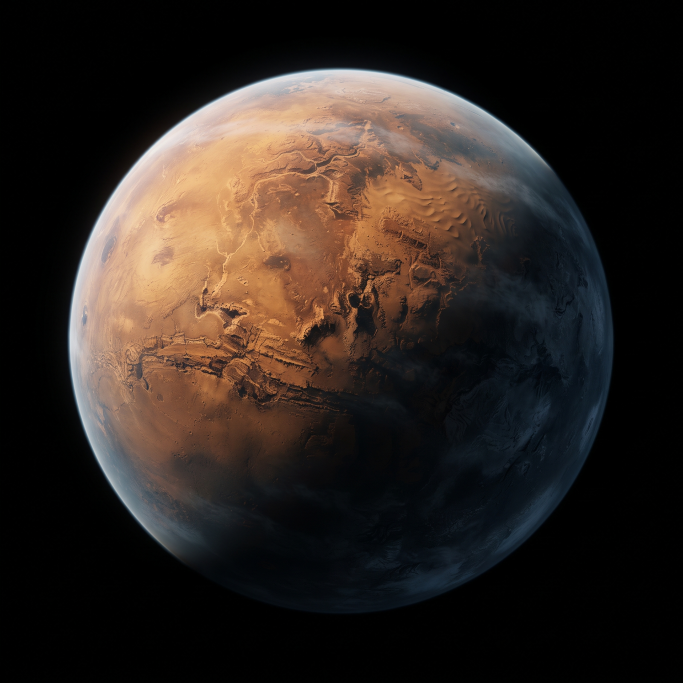
#> input picture docs/Paralax/Cuerpos Planetarios.jpg, 2048 x 2048 px, found by its file name (shown at 1/3 size)
$ python process_parallax_assets.py
#> lines starting #> are read from the running program, lines starting #| are printed output that depends on the picture; after the words box and inside, x2 and y2 are one past the last pixel; in counts of white or black regions, pixels touching at a corner belong together
"""
Script de procesamiento de assets de fondo espacial según especificación TDD.
Utiliza enmascaramiento de silueta sólida exterior (OpenCV) para garantizar que:
- Los interiores de planetas, estaciones y asteroides sean 100% opacos (bloqueando la luz de fondos brillantes).
- Solo el vacío exterior sea transparente, con antialiasing perimetral suave.
- Las nebulosas se conviertan en texturas continuas (seamless).
"""

import os
import sys
import cv2
import numpy as np
from PIL import Image

SOURCE_DIR = r"docs\Paralax"
TARGET_DIR = r"assets\environments\parallax_space"


def extract_solid_silhouette_rgba(
    source_file: str,
    output_file: str,
    threshold: int = 4,
    closing_kernel_size: int = 11,
    min_contour_area: int = 400,
    blur_kernel_size: int = 5,
    blur_sigma: float = 1.5,
    erode_pixels: int = 1
) -> None:
#> called with source_file = 'docs\\Paralax/Cuerpos Planetarios.jpg', threshold = 4, closing_kernel_size = 15, min_contour_area = 20000, blur_kernel_size = 5, blur_sigma = 1.5, erode_pixels = 2
    pil_img = Image.open(source_file).convert("RGB")
#> pil_img is the input picture: PIL image 2048x2048 RGB; mean R, G, B 47.3, 38.6, 33.5
    rgb = np.array(pil_img, dtype=np.uint8)
    gray = cv2.cvtColor(rgb, cv2.COLOR_RGB2GRAY)
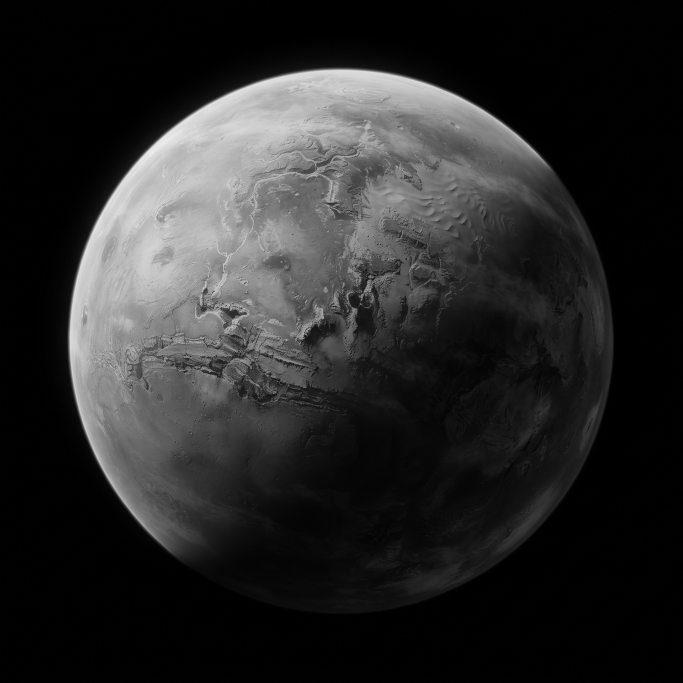
#> gray: shape (2048, 2048) (shown at 1/3 size); min 0, max 238, mean 40.6

    # 1. Umbralización para separar el fondo negro del objeto
    _, thresh = cv2.threshold(gray, threshold, 255, cv2.THRESH_BINARY)
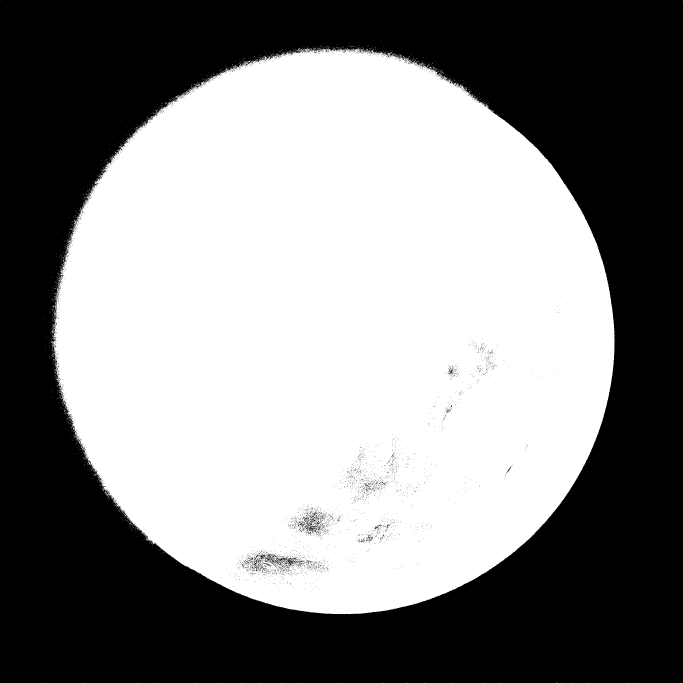
#> thresh: shape (2048, 2048) (shown at 1/3 size); 52.6% white; 4202 black regions (4166 under 20 px), largest, box (x1, y1, x2, y2) and area: (0, 0, 2048, 2048) 1977197, (794, 1660, 895, 1700) 988, (908, 1546, 961, 1602) 608

    # 2. Cierre morfológico para unir zonas oscuras/sombras interiores con el cuerpo principal
    kernel = cv2.getStructuringElement(cv2.MORPH_ELLIPSE, (closing_kernel_size, closing_kernel_size))
    closed = cv2.morphologyEx(thresh, cv2.MORPH_CLOSE, kernel)
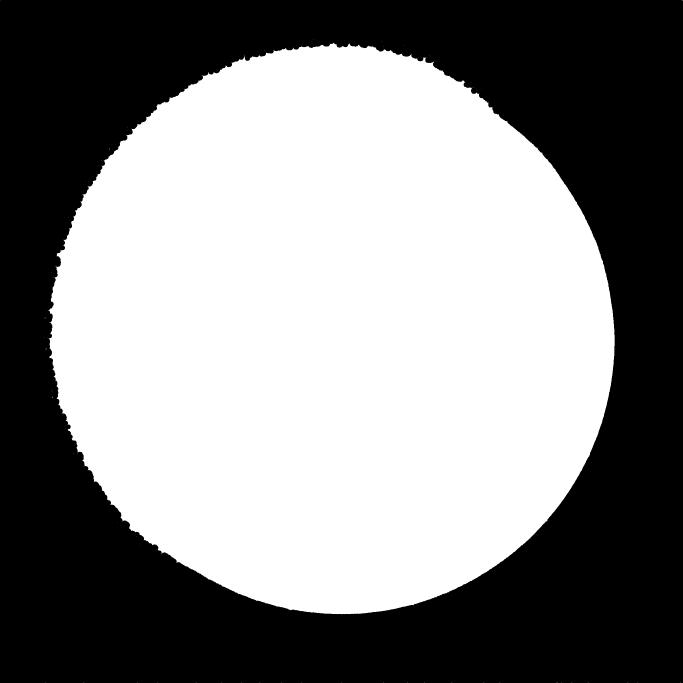
#> closed: shape (2048, 2048) (shown at 1/3 size); 53.5% white; 1 black region

    # 3. Detección de contornos exteriores
    contours, _ = cv2.findContours(closed, cv2.RETR_EXTERNAL, cv2.CHAIN_APPROX_SIMPLE)
#> contours = 66 contours, 65 with area under 20; largest, box (x1, y1, x2, y2) and area: (144, 128, 1844, 1843) 2241916
    valid_contours = [c for c in contours if cv2.contourArea(c) >= min_contour_area]
#> valid_contours = 1 contour; box (x1, y1, x2, y2) and area: (144, 128, 1844, 1843) 2241916

    # 4. Máscara sólida: Todo el interior del contorno se rellena con opacidad total (255)
    mask = np.zeros_like(gray)
    cv2.drawContours(mask, valid_contours, -1, 255, -1)
#> mask: shape (2048, 2048); 53.5% white; 1 black region, box (x1, y1, x2, y2) and area: (0, 0, 2048, 2048) 1949622

    # 5. Defringing perimétrico: erosión submétrica para podar el halo negro residual de compresión JPEG
    if erode_pixels > 0:
        erode_kernel = cv2.getStructuringElement(cv2.MORPH_ELLIPSE, (erode_pixels * 2 + 1, erode_pixels * 2 + 1))
        mask = cv2.erode(mask, erode_kernel, iterations=1)
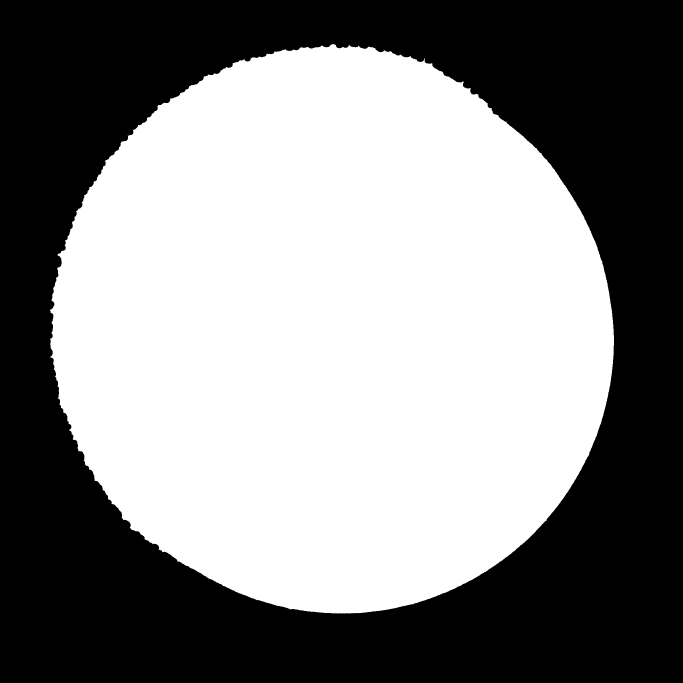
#> mask: shape (2048, 2048) (shown at 1/3 size); 53.2% white; 1 black region, box (x1, y1, x2, y2) and area: (0, 0, 2048, 2048) 1961916

    # 6. Suavizado perimetral gaussiano para antialiasing de borde
    if blur_kernel_size > 0:
        mask = cv2.GaussianBlur(mask, (blur_kernel_size, blur_kernel_size), blur_sigma)

    # 7. Recomposición RGBA
    rgba = np.dstack([rgb, mask])
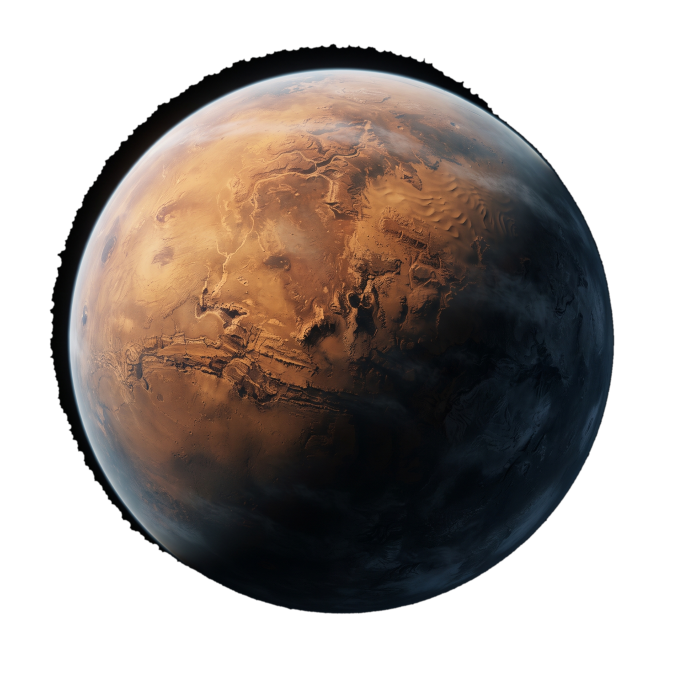
#> rgba: shape (2048, 2048, 4) (shown at 1/3 size); mean R, G, B, A 47.3, 38.6, 33.5, 135.7; transparent parts drawn white
    out_img = Image.fromarray(rgba, mode="RGBA")
    out_img.save(output_file, format="PNG")
    print(f"[OK] Silueta sólida RGBA (defringed): {output_file}")


def build_seamless_tile(
    source_file: str,
    output_file: str,
    overlap_ratio: float = 0.25
) -> None:
    img = Image.open(source_file)
    original_mode = img.mode
    data = np.array(img, dtype=np.float32) / 255.0
    h, w = data.shape[:2]

    # Desfase de medio período para llevar costuras perimetrales al centro
    shift_y, shift_x = h // 2, w // 2
    rolled = np.roll(data, (shift_y, shift_x), axis=(0, 1))

    # Cálculo del margen de mezcla
    bw = int(w * overlap_ratio)
    bh = int(h * overlap_ratio)

    x = np.arange(w, dtype=np.float32)
    y = np.arange(h, dtype=np.float32)

    dx = np.abs(x - float(shift_x))
    dy = np.abs(y - float(shift_y))

    # Ventanas de decaimiento suave (Hann / Coseno)
    wx = np.clip(1.0 - (dx / (bw * 0.5)), 0.0, 1.0)
    wx = 0.5 * (1.0 + np.cos(np.pi * (1.0 - wx)))

    wy = np.clip(1.0 - (dy / (bh * 0.5)), 0.0, 1.0)
    wy = 0.5 * (1.0 + np.cos(np.pi * (1.0 - wy)))

    mask = np.maximum(wx[np.newaxis, :], wy[:, np.newaxis])
    if data.ndim == 3:
        mask = mask[..., np.newaxis]

    seamless = rolled * (1.0 - mask) + data * mask
    out_bytes = (np.clip(seamless, 0.0, 1.0) * 255.0).astype(np.uint8)

    result = Image.fromarray(out_bytes, mode=original_mode)
    result.save(output_file, format="PNG")
    print(f"[OK] Textura continua: {output_file}")


def main() -> None:
    os.makedirs(TARGET_DIR, exist_ok=True)

    mappings = [
        # Planetas (contorno exterior sólido, erosión de 2px para podar halo de compresión JPEG)
        ("Cuerpos Planetarios.jpg", "planet_0.png", "solid", 4, 15, 20000, 2),
        ("Cuerpos Planetarios 1.jpg", "planet_1.png", "solid", 4, 15, 20000, 2),
        ("Cuerpos Planetarios 2.jpg", "planet_2.png", "solid", 4, 15, 20000, 2),
        ("Cuerpos Planetarios 3.jpg", "planet_3.png", "solid", 4, 15, 20000, 2),

        # Estaciones espaciales (paneles y sombras interiores 100% sólidos, erosión de 1px)
        ("Estación Espacial Modular.jpg", "space_station_0.png", "solid", 4, 11, 10000, 1),
        ("Estación Espacial Modular 2.jpg", "space_station_1.png", "solid", 4, 11, 10000, 1),
        ("Estación Espacial Modular 3.jpg", "space_station_2.png", "solid", 4, 11, 10000, 1),

        # Atlas de restos y asteroides (cada fragmento con cuerpo de roca sólido, erosión de 1px)
        ("Atlas de Restos y Asteroides.jpg", "debris_atlas_0.png", "solid", 12, 3, 300, 1),
        ("Atlas de Restos y Asteroides 1.jpg", "debris_atlas_1.png", "solid", 12, 3, 300, 1),

        # Nebulosas
        ("Nebulosas y Polvo Cósmico.jpg", "nebula_seamless_0.png", "seamless", 0, 0, 0, 0),
        ("Nebulosas y Polvo Cósmico 1.jpg", "nebula_seamless_1.png", "seamless", 0, 0, 0, 0),
    ]

    for item in mappings:
        src_name, dst_name, mode = item[0], item[1], item[2]
        src_path = os.path.join(SOURCE_DIR, src_name)
        dst_path = os.path.join(TARGET_DIR, dst_name)

        if not os.path.exists(src_path):
            print(f"[WARN] No encontrado: {src_path}")
            continue

        if mode == "solid":
            thresh, k_size, min_area, erode_px = item[3], item[4], item[5], item[6]
            extract_solid_silhouette_rgba(
                src_path,
                dst_path,
                threshold=thresh,
                closing_kernel_size=k_size,
                min_contour_area=min_area,
                blur_kernel_size=5,
                blur_sigma=1.5,
                erode_pixels=erode_px
            )
        elif mode == "seamless":
            build_seamless_tile(src_path, dst_path, overlap_ratio=0.25)

    print("\n>>> Procesamiento de silueta sólida completado con éxito. <<<")


if __name__ == "__main__":
    main()
